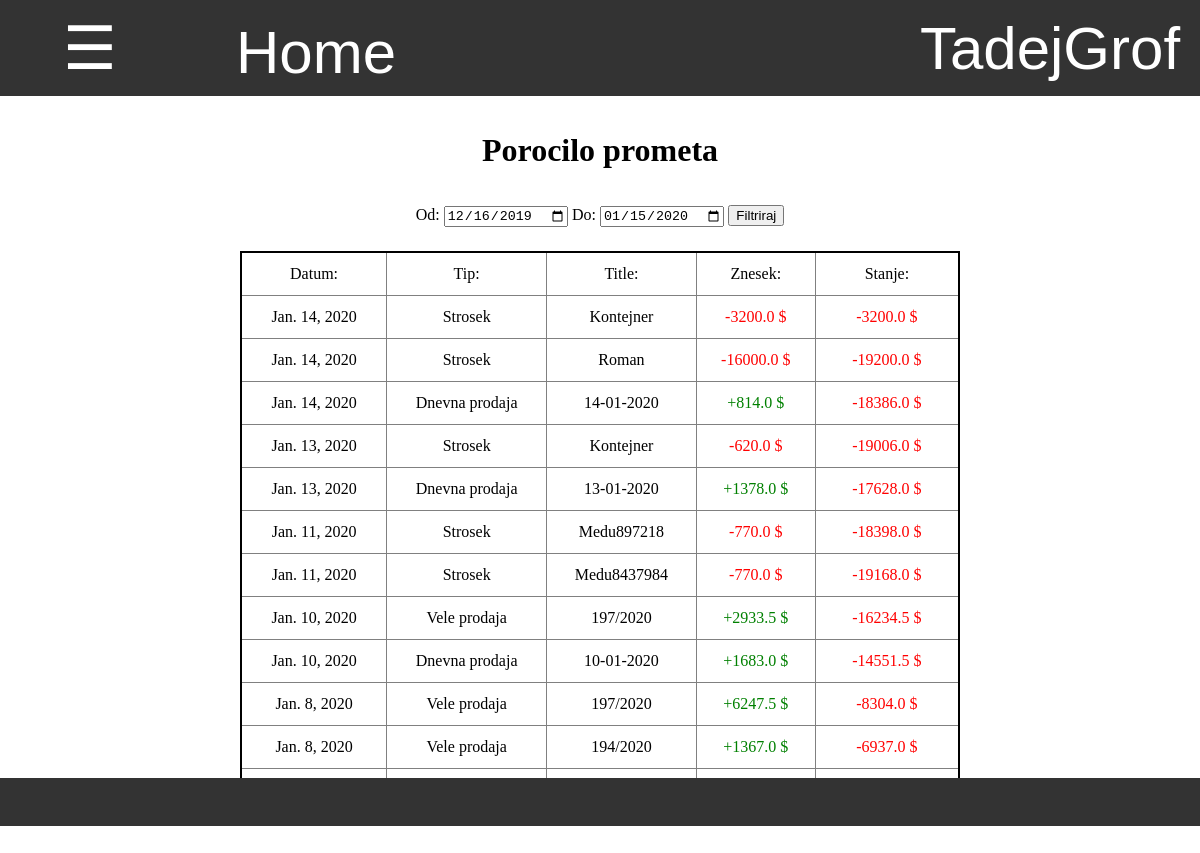
The app's page /zaloga/porocilo/porocilo_prometa (signed in) with its own data.
### program/models.py (models this page shows)
class Profil(models.Model):
    user = models.OneToOneField(User,on_delete=models.CASCADE)
    jezik =  models.CharField(default="spa",max_length=3, choices=JEZIKI)

### zaloga/models.py (models this page shows, shortened)
class Stroski_Group(models.Model):
    title = models.CharField(default="",max_length=20)
    tip = models.CharField(default="",max_length=20)
    datum = models.DateField(default=timezone.now)
    status = models.CharField(default="aktivno",max_length=20)
    kontejner = models.ForeignKey(Kontejner,default=None,null=True,blank=True,on_delete=models.CASCADE)
    @property
    def skupni_znesek(self):
        znesek = 0
        for strosek in self.strosek_set.all():
            znesek += strosek.znesek
        return znesek

class Dnevna_prodaja(models.Model):
    zaloga = models.ForeignKey(Zaloga, default=1, on_delete=models.CASCADE)
    prodaja = models.ForeignKey(Prodaja, default=1, on_delete=models.CASCADE)
    datum = models.DateField(default=timezone.now)
    title = models.CharField(default="", max_length=20)
    tip = 'dnevna_prodaja'
    skupna_cena = models.DecimalField(decimal_places=2,max_digits=6,default=0)
    skupno_stevilo = models.IntegerField(default = 0)

class Baza(models.Model):
    author = models.ForeignKey(User,default=1, on_delete=models.CASCADE)
    title = models.CharField(default="",max_length=15)
    datum = models.DateField(default=timezone.now)
    zaloga = models.ForeignKey(Zaloga, default=1 ,on_delete=models.CASCADE)
    status = models.CharField(default="aktivno",max_length=10)
    sprememba_zaloge = models.IntegerField(default = -1)
    tip = models.CharField(default="prevzem",max_length=20, choices=TIPI_BAZE)
    kontejner = models.OneToOneField(Kontejner,null=True,default=None,blank=True, on_delete=models.CASCADE)
    popust = models.IntegerField(default = None, null=True, blank=True)
    stranka = models.ForeignKey(Stranka, on_delete=models.CASCADE, default=None, null=True, blank=True)
    cas = models.TimeField(default=None,null=True,blank=True)
    dnevna_prodaja = models.ForeignKey(Dnevna_prodaja, on_delete=models.CASCADE, default=None, null=True, blank=True)
    prevoz = models.DecimalField(default=None,null=True,blank=True,max_digits=5, decimal_places=2)
    @property
    def skupno_stevilo(self):
        stevilo = 0
        for vnos in self.vnos_set.all():
            stevilo += vnos.stevilo
        return stevilo
    @property
    def skupna_cena(self):
        cena = 0
        for vnos in self.vnos_set.all():
            cena += vnos.skupna_cena
        return cena
    @property
    def cena_popusta(self):
        return round(float(self.skupna_cena) * (self.popust / 100))
    @property
    def cena_prevoza(self):
        if self.prevoz != None:
            return self.skupno_stevilo * self.prevoz
    @property
    def koncna_cena(self):
        if self.prevoz != None:
            return self.skupna_cena - self.cena_popusta + self.cena_prevoza
        else:
            return self.skupna_cena - self.cena_popusta

### zaloga/stroski_views.py (the view)
# urls.py: path('porocilo_prometa',stroski_views.porocilo_prometa, name='porocilo_prometa'),
def porocilo_prometa(request):
    danes = datetime.date.today().strftime('%Y-%m-%d')
    pred_mescem =  (datetime.date.today() - datetime.timedelta(days=30)).strftime('%Y-%m-%d')
    od = request.GET.get('od',pred_mescem)
    do = request.GET.get('do', danes)
    stroski = Stroski_Group.objects.all().filter(datum__gte = od, datum__lte = do).order_by('-datum','-pk').prefetch_related('strosek_set')
    vele_prodaje = Baza.objects.all().filter(tip="vele_prodaja",datum__gte=od,datum__lte=do,status="veljavno").order_by('-datum','-pk').prefetch_related('vnos_set')
    dnevne_prodaje = Dnevna_prodaja.objects.all().filter(datum__gte=od,datum__lte=do).order_by('-datum','-pk')
    promet = []
    for strosek in stroski.iterator():
        slovar = {
            'tip':'Strosek',
            'znesek':-float(strosek.skupni_znesek),
            'title':strosek.title,
            'datum':strosek.datum,
        }
        promet.append(slovar)
    for vele_prodaja in vele_prodaje.iterator():
        slovar = {
            'tip':'Vele prodaja',
            'znesek':float(vele_prodaja.koncna_cena),
            'title':vele_prodaja.title,
            'datum':vele_prodaja.datum,
        }
        promet.append(slovar)
    for dnevna_prodaja in dnevne_prodaje.iterator():
        slovar = {
            'tip':'Dnevna prodaja',
            'znesek':float(dnevna_prodaja.skupna_cena),
            'title':dnevna_prodaja.title,
            'datum':dnevna_prodaja.datum,
        }
        promet.append(slovar)
    promet = sorted(promet,key = lambda i: (i['datum'],i['tip'],i['znesek']), reverse=True)
    pretok, skupno = pregled_prometa(promet)
    slovar = {
        'pretok':pretok,
        'skupno':skupno,
        'promet':promet,
        'od':od,
        'do':do,
    }
    return pokazi_stran(request,'porocilo/porocilo.html',slovar)

### zaloga/models.py (called while the page is built)
    @property
    def skupna_cena(self):
        return self.stevilo * self.cena

### zaloga/stroski_views.py (called while the page is built)
def vrni_slovar(request):
    with open('slovar.json') as dat:
        slovar = json.load(dat)
    return slovar

def pokazi_stran(request, html, baze={}):
    slovar = {'slovar':vrni_slovar(request),'jezik':request.user.profil.jezik}
    slovar.update(baze)
    if not 'zaloga' in baze:
        slovar.update({'zaloga':zaloga})
    slovar.update({'zaloga_pk':slovar['zaloga'].pk})
    return render(request, html, slovar)

def pregled_prometa(promet):
    cene, skupno = [], 0
    for sprememba in promet:
        skupno += sprememba['znesek']
        cene.append(skupno)
    return cene, skupno

### zaloga/templatetags/zaloga_exstras.py (called while the page is built)
@register.filter
def keyvalue(dict, key):
    return dict[key]

### zaloga/templates/porocilo/porocilo.html (shortened to what this page needs)
{% extends 'program/base.html' %}
{% load zaloga_exstras %}
{% block content %}
<h1 style="margin-top:3%"> Porocilo prometa </h1>
<div class="filter" style="margin-top:3%">
    <form action="{% url 'porocilo_prometa' %}" method="GET">
        {{slovar|keyvalue:'Od'|keyvalue:jezik}}: <input type="date" value="{{od}}" name="od">
        {{slovar|keyvalue:'Do'|keyvalue:jezik}}: <input type="date" value="{{do}}" name="do">
        <input type="submit" value="{{slovar|keyvalue:'Filtriraj'|keyvalue:jezik}}">
    </form>
</div>
<div style="margin-top:2%;display:inline-block;width:60%">
    <table class="tabela_vnosov">
        <tr>
            <td> {{slovar|keyvalue:'Datum'|keyvalue:jezik}}: </td>
            <td> {{slovar|keyvalue:'Tip'|keyvalue:jezik}}: </td>
            <td> {{slovar|keyvalue:'Title'|keyvalue:jezik}}: </td>
            <td> {{slovar|keyvalue:'Znesek'|keyvalue:jezik}}: </td>
            <td> {{slovar|keyvalue:'Stanje'|keyvalue:jezik}}: </td>
        </tr>
        {% for sprememba in promet %}
            <tr>
                <td> {{sprememba.datum}} </td>
                <td> {{slovar|keyvalue:sprememba.tip|keyvalue:jezik}} </td>
                <td> {{sprememba.title}} </td>
                {% if sprememba.znesek < 0 %}
                    <td> <div style="color:red">{{sprememba.znesek}} $</div> </td>
                {% else %}
                     <td> <div style="color:green">+{{sprememba.znesek}} $</div> </td>
                {% endif %}
                {% if pretok|keyvalue:forloop.counter0 < 0 %}
                    <td> <div style="color:red">{{pretok|keyvalue:forloop.counter0}} $</div> </td>
                {% else %}
                     <td> <div style="color:green">+{{pretok|keyvalue:forloop.counter0}} $</div> </td>
                {% endif %}
            </tr>
        {% endfor %}
    </table>
</div>
{% endblock %}

### program/templates/css/navbar.html (shortened to what this page needs)
{% load zaloga_exstras %}
<div id="navbar" class="navbar">
    <button onclick="odpri()" class="nav" style="width:15%"> ☰ </button>
    <a style="width:20%" href="/">Home</a>
    <div class="racun dropdown" id="racun">
        <button class="dropbtn" >{{ user.get_username }}
        </button>
    </div>
</div>

### program/static/css/footer.css (style rules this page uses)
div { margin: 0%; padding: 0%; }
div input { margin: 0%; }
div form { margin:0%; padding: 0% }

### program/templates/program/base.html (style rules this page uses)
body { margin: 0%; padding: 0%; overflow:hidden; }
div { margin: 0%; padding: 0%; }

### program/templates/css/tabele.html (style rules this page uses)
table.tabela_vnosov { width:100%; border-spacing:0; border: 2px solid black; border-collapse: collapse; padding:0.5% }
table.tabela_vnosov td { font-size: 100%; text-align: center; border: 1px solid grey; padding: 1vmin; border-collapse: collapse; }

### program/templates/css/navbar.html (style rules this page uses)
.navbar { overflow: hidden; background-color: #333; font-family: Arial; height:12% }
.navbar a { float: left; font-size: 5vmin; color: white; text-align: center; padding: 18px 16px; text-decoration:none; height:100%; }
.navbar .dropdown, .nav { float: left; height:100%; width:100%; margin:0; overflow:hidden; }
.navbar .dropdown .dropbtn, .nav { font-size: 5vmin; border: none; outline: none; color: white; padding: 12px 16px; width:100%; height:100%; background-color: inherit; font-family: inherit; margin: 0; }
.navbar .racun { float:right; width:300px; overflow:hidden }

### records on screen
Profil: jezik "Od", jezik "Do", jezik "Filtriraj", jezik "Datum", jezik "Tip", jezik "Title", jezik "Znesek", jezik "Stanje", promet "Strosek" "Strosek" "Dnevna prodaja" "Strosek" "Dnevna prodaja" "Strosek" "Strosek" "Vele prodaja" "Dnevna prodaja" "Vele prodaja" "Vele prodaja"
Stroski_Group: datum "Jan. 14, 2020", title "Kontejner"
Stroski_Group: datum "Jan. 14, 2020", title "Roman"
Dnevna_prodaja: datum "Jan. 14, 2020", title "14-01-2020"
Stroski_Group: datum "Jan. 13, 2020", title "Kontejner"
Dnevna_prodaja: datum "Jan. 13, 2020", title "13-01-2020"
Stroski_Group: datum "Jan. 11, 2020", title "Medu897218"
Stroski_Group: datum "Jan. 11, 2020", title "Medu8437984"
Baza: datum "Jan. 10, 2020", title "197/2020"
Dnevna_prodaja: datum "Jan. 10, 2020", title "10-01-2020"
Baza: datum "Jan. 8, 2020", title "197/2020"
Baza: datum "Jan. 8, 2020", title "194/2020"

### other values on screen
{{ user.get_username }} "TadejGrof"
{{ sprememba.znesek }} "-3200.0" "-16000.0" "-620.0" "-770.0" "-770.0"
{{ pretok|keyvalue:forloop.counter0 }} "-3200.0" "-19200.0" "-18386.0" "-19006.0" "-17628.0" "-18398.0" "-19168.0" "-16234.5" "-14551.5" "-8304.0" "-6937.0"
{{ sprememba.znesek }} "814.0" "1378.0" "2933.5" "1683.0" "6247.5" "1367.0"
